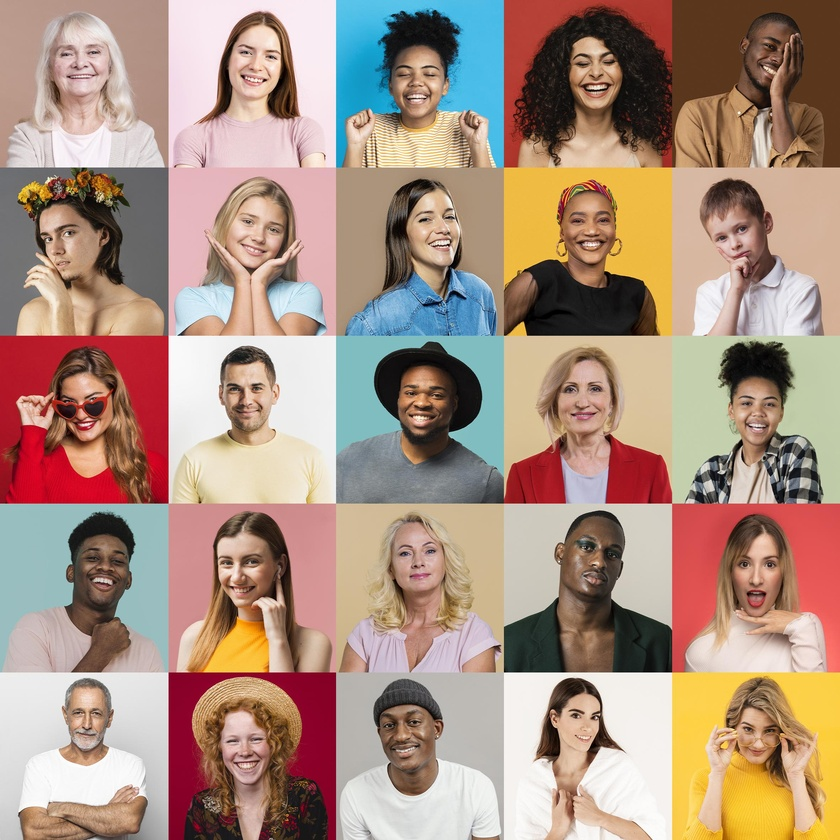
//> input picture OpenCV/ch13/peopleMany.jpg, 840 x 840 px, shrunk from 2362 x 2362 before the run
$ ./Cascade_classifier   (built with g++ and OpenCV 4)
//> lines starting //> are read from the running program, lines starting //| are printed output that depends on the picture; after the words box and inside, x2 and y2 are one past the last pixel; in counts of white or black regions, pixels touching at a corner belong together
/* 캐스케이드 분류기와 얼굴 검출 */
#include <iostream>
#include "opencv2/opencv.hpp"
using namespace std;
using namespace cv;


/* OPEN_CV에서 제공하는 얼굴 검출 기능은 캐스케이드 분류기 알고리즘을 기반으로 함
   비올라-존스 얼굴 검출 알고리즘은 기본적으로 영상을 24 x 24 크기로 정규화한 후, 유사-하르필터 집합으로부터
   특징 정보를 추출하여 얼굴 여부를 판별함
   유사-하르필터란 흑백 사각형이 서로 붙어 있는 형태로 구성된 필터
   유사-하르 필터 형태에서 흰색 영역 픽셀 값은 모두 더하고, 검은색 영역 픽셀 값은 모두 빼서 하나의 특징 값을 얻을 수 있음

   사람의 정면 얼굴 형태가 전형적으로 밝은 영역과 어두운 영역이 정해져 있기 때문에 유사-하르 필터로 구한 특징 값은 얼굴을 판별하는 용도로 사용
   시간이 오래걸린다는 단점이 있지만 에이다부스트 알고리즘과 적분 영상을 이용하여 해결함
   에이다부스트는 수많은 필터 중에서 얼굴 검출에 효과적인 유사-하르 필터를 선별하는 역할을 수행
   그래도 입력 영상 전체에서 부분 영상을 추출하여 검사해야 하기 떄문에 여전히 연산량이 부담이 됨

   캐스케이드 구조라는 새로운 방식을 도입하여 얼굴이 아닌 영역을 빠르게 걸러 내는 방식을 사용
   비올라-존스 알고리즘을 구현하여 객체를 분류할 수 있는 CascadeClassifier 클래스를 제공
   객체를 검출하려면 CascadeClaaifier 객체를 생성해야 함.
   CascadeClassifier::load(filename)을 이용하여 분류기 XML 파일을 불러올 수 있음

   OPEN_CV는 미리 훈련된 얼굴 검출, 눈 검출 등을 위한 분류기 XML파일 제공함
   %OPENCV_DIR%\etc\haarcascades 폴더에서 찾을 수 있음   413p 참고

   CascadeClassifier classifier;
   classifier.load("haarcascade_fromtalface_default.xml); 또는
   CascadeClassifier classifier("haarcascade_fromtalface_default.xml); 가능

   객체 검출 함수
   CascadeClassifier.detectMultiScale(image, objects, scaleFactor, minNeighbors =3, flags = 0, minSize = Size(), maxSize = Size())
   object = 출력 검출된 객체의 사각형 좌표 정보. vector<Rect> 타입 , scaleFactor = 검색 윈도우 확대 비율. 1보다 커야 함
   minNeighbors = 검출 영역으로 선택하기 위한 최소 검출 횟수, flags는 안씀
   minSize 및 maxSize = 검출할 객체의 최소 최대 크기 */

void detect_face()
{
	Mat src = imread("peopleMany.jpg");
//> src is the input picture: 840 rows x 840 cols, CV_8UC3; mean B, G, R 128.7, 144.4, 171.1

	if (src.empty()) {
		cerr << "Fail" << endl;
		return;
	}

	/* 객체를 생성함과 동시에 파일을 불러옴 */
	CascadeClassifier classifier("haarcascade_frontalface_default.xml");

	if (classifier.empty()) {
		cerr << "XML Fail" << endl;
		return;
	}

	/* src 영상에서 얼굴을 검출하여 검출된 사각형 정보를 faces에 저장 */
	vector<Rect> faces;
	classifier.detectMultiScale(src, faces);
//> faces = 25 Rects (x, y, width, height), first 8: [385, 47, 67, 67], [59, 691, 56, 56], [215, 364, 63, 63], [392, 369, 60, 60], [215, 716, 60, 60], [722, 376, 69, 69], [555, 695, 55, 55], [729, 709, 54, 54]

	/* 검출된 얼굴 영역 사각형을 src영상에 빨간색으로 그림 */
	for (Rect rc : faces) {
		rectangle(src, rc, Scalar(0, 0, 255), 2);
	}
//> this loop made 25 passes
//> rc on passes 1 to 12: Rect(385, 47, 67, 67), Rect(59, 691, 56, 56), Rect(215, 364, 63, 63), Rect(392, 369, 60, 60), Rect(215, 716, 60, 60), Rect(722, 376, 69, 69), Rect(555, 695, 55, 55), Rect(729, 709, 54, 54), Rect(45, 24, 72, 72), Rect(225, 28, 65, 65), Rect(560, 35, 69, 69), Rect(557, 194, 64, 64)
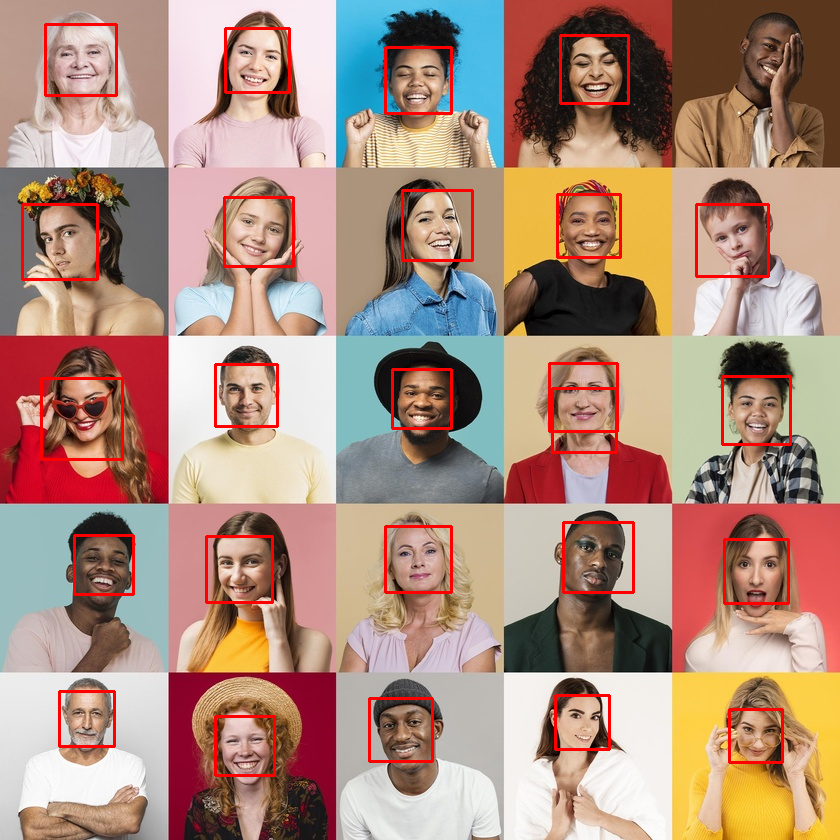
//> src: 840 rows x 840 cols, CV_8UC3; 2.74% of pixels changed, all inside (x1, y1, x2, y2) = (21, 23, 792, 777)

	imshow("src", src);

	waitKey();
	destroyAllWindows();
}

// [49 lines left out: functions detect_eyes, main, not called in this run]

// added to run one function of the file
int main() { detect_face(); }

$ run again, with OpenCV/ch13/kids.png saved as OpenCV/ch13/peopleMany.jpg
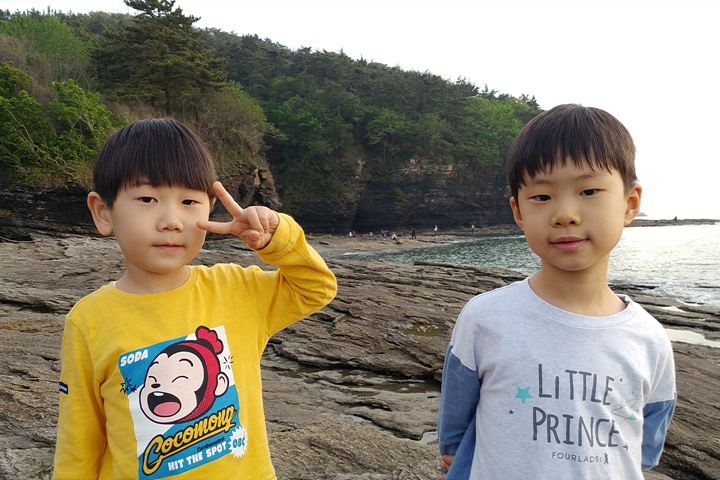
//> input picture OpenCV/ch13/kids.png, 720 x 480 px
//> in detect_face, src is the input picture: 480 rows x 720 cols, CV_8UC3; mean B, G, R 116.9, 134.4, 141.2
//> faces = 3 Rects (x, y, width, height): [223, 423, 50, 50], [113, 158, 112, 112], [504, 146, 124, 124]
//> the loop in detect_face, `for (Rect rc : faces)` made 3 passes
//> after the loop in detect_face, `for (Rect rc : faces)`:
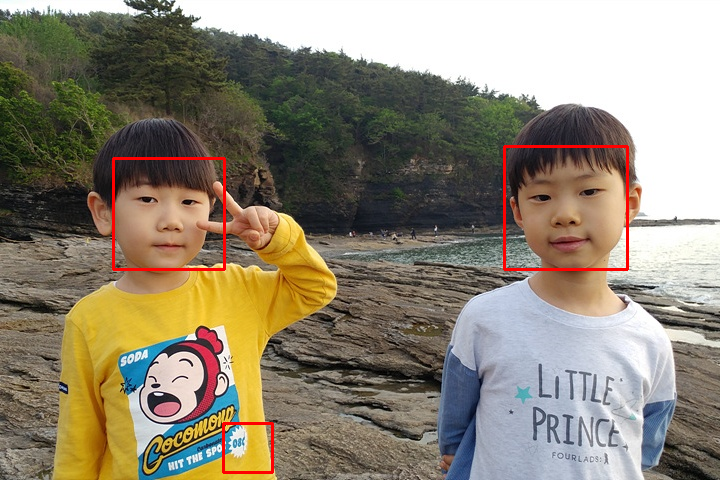
//> src: 480 rows x 720 cols, CV_8UC3; 0.98% of pixels changed, all inside (x1, y1, x2, y2) = (112, 145, 629, 474)
